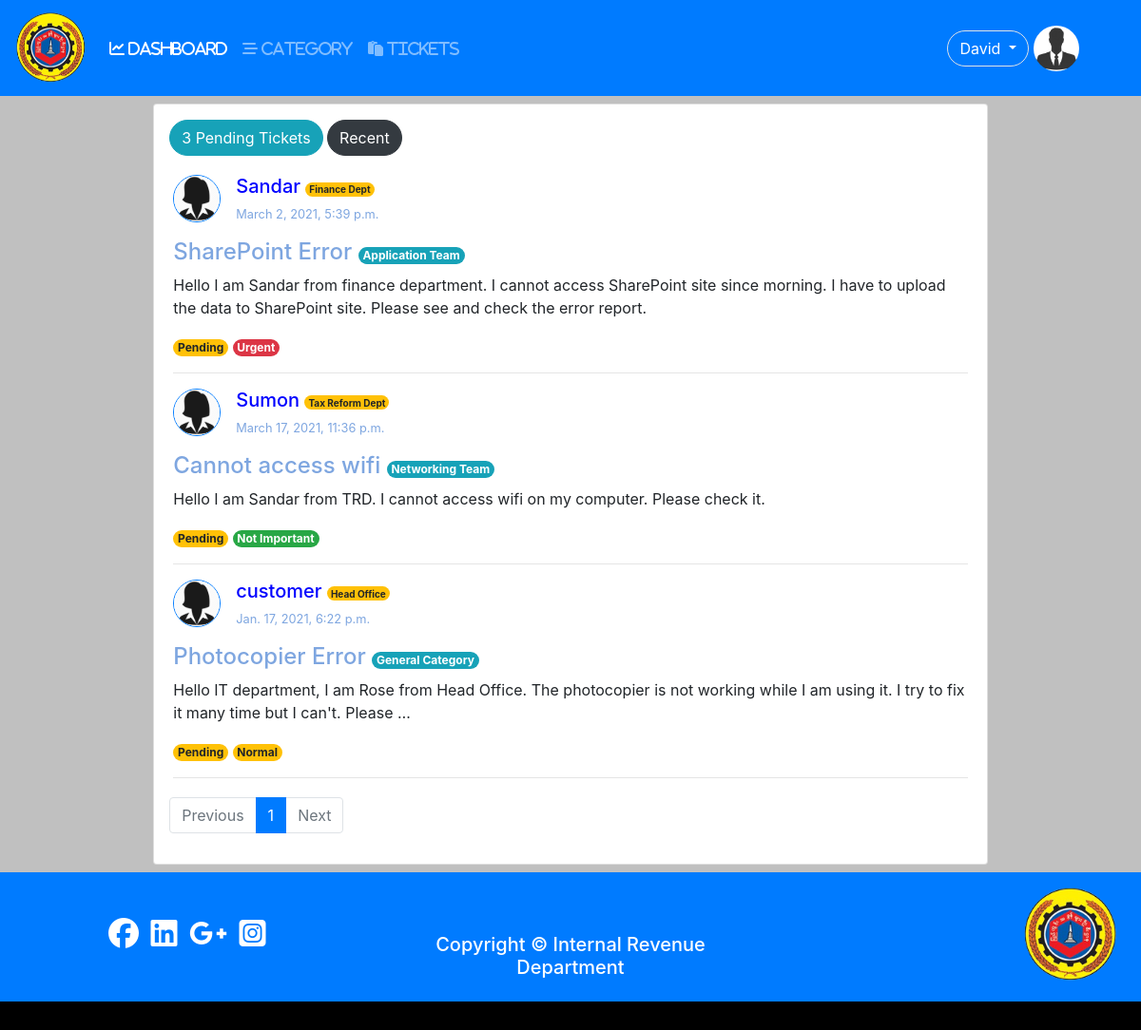
The app's page /status/pending (signed in) with its own data.
### user/models.py (models this page shows, shortened)
class Profile(models.Model):#User
	user = models.OneToOneField(settings.AUTH_USER_MODEL,on_delete=models.CASCADE);
	photo = models.ImageField(null=True,blank=True,default='default.jpg');
	birthday = models.DateField(null=True,blank=True);
	phone = models.CharField(max_length=20,null=True,blank=True);
	address = models.TextField(null=True,blank=True);
	category = models.ForeignKey(Category,on_delete=models.CASCADE,blank=True,null=True);
	GENDER = (
				('other','Other'), # (Key,value)
				('male','Male'),
				('female','Female')
			);
	gender = models.CharField(max_length=100,choices = GENDER,default='other');

### tickets/models.py (models this page shows, shortened)
class Tickets(models.Model):
	user = models.ForeignKey(User,on_delete=models.CASCADE);
	category = models.ForeignKey(Category,on_delete=models.CASCADE,blank=True,null=True);
	name = models.CharField(max_length = 200);
	subject = models.CharField(max_length = 300);
	description = models.TextField();
	attachment = models.FileField(upload_to = "tickets/files/",null=True,blank=True);
	STATUS_CHOICES = (
						('Open','open'), # (Key,value)
						('Pending','pending'),
						('Closed','closed')
					 );
	SET_PRIORITY = (
					('critical','Critical'),
					('urgent','Urgent'),
					('normal','Normal'),
					('not_important','Not Important'),
				   );
	status = models.CharField(max_length=100,choices=STATUS_CHOICES,default='Open');
	priority = models.CharField(max_length=100,choices= SET_PRIORITY,default = 'not_important');
	created = models.DateTimeField(auto_now_add =True);
	updated = models.DateTimeField(auto_now = True);

class Category(models.Model):
	name = models.CharField(max_length=150);
	slug = models.SlugField(max_length=150,unique=True);
	def __str__(self):
		return self.name;

### tickets/views.py (the view)
# urls.py: path('status/<str:status>',views.status_view,name='status-view'),
@login_required
def status_view(request,status):
	if status == 'recent':
		return redirect('dashboard');
	tickets = Tickets.objects.filter(status = status.capitalize()).order_by('-created');
	if not request.user.is_superuser and not request.user.is_staff:
		tickets = tickets.filter(user= request.user).order_by('-created');
	number = 0;
	for _ in tickets:
		number = number+1; #tickets.count
	paginator,page_obj,tickets,page = paginated(request,tickets,3);
	return render(request,'tickets/status_view.html',{'tickets':tickets,
													  'status':status,
													  'number':number,
													  'page_obj':page_obj,
													  'dashboard':'active',
													  'paginator':paginator,
													  'page':int(page),
														});

### tickets/views.py (called while the page is built)
def paginated(request,objects,number):
	paginator = Paginator(objects,number);
	try:
		page = request.GET.get('page'); # page no variable
		page_obj =paginator.get_page(page);
		objects = paginator.page(page);
	except PageNotAnInteger:
		page = 1;
		page_obj = paginator.get_page(1);
		objects = paginator.page(1);
	return paginator,page_obj,objects,page;

### tickets/templates/tickets/status_view.html
{% extends 'user/base.html' %}
{% block content %}
<div class="d-flex justify-content-center">
	<div class="card m-2 p-3 w-75">
<div>
{% if status == 'open' %}
<div class="btn btn-danger rounded-pill">{{number}} Open Tickets</div>
{% elif status == 'pending' %}
<div class="btn btn-info rounded-pill">{{number}} Pending Tickets</div>
{% else %}
<div class="btn btn-success rounded-pill">{{number}} Closed Tickets</div>
{% endif %}
<a href="/status/recent" class="btn btn-dark rounded-pill">Recent</a>
</div>
{% include 'tickets/tickets_list.html' %}
{% include 'tickets/paginator.html' %}
</div>
</div>
{% endblock %}

### user/templates/user/naviation.html (shortened to what this page needs)
  <nav class="navbar navbar-expand-lg navbar-dark bg-primary">
  {% load static %}
  <a class="navbar-brand" href="{% url 'dashboard' %}">
    <img src="{% static 'pictures/logo1_no_background.png' %}"
    width="75" height="75"
    class="animate__animated animate__flipInX"
    >
  </a>
  <div class="collapse navbar-collapse" id="navbarNavDropdown">
    <ul class="navbar-nav">
      <li class="nav-item {{dashboard}}">
        <a class="nav-link" href="{% url 'dashboard'%}"><i class="fas fa-chart-line"> DASHBOARD</i><span class="sr-only">(current)</span></a>
      </li>
      {% if user.is_superuser or user.is_staff %}
        <li class="nav-item {{category}}">
          <a class="nav-link" href="{% url 'new-category' %}"><i class="fas fa-stream"> CATEGORY</i></a>
        </li>
        <li class="nav-item {{nav_ticket}}">
          <a class="nav-link" href="{% url 'tickets' %}"><i class="fas fa-paste"> TICKETS</i></a>
        </li>
          {% endif %}
    </ul>
  </div>
        <div class="btn-group">
            <button type="button" class="btn btn-primary border rounded-pill m-1 dropdown-toggle" data-toggle="dropdown" aria-haspopup="true" aria-expanded="false">
              {{user.username}}
            </button>
          </div>
          <img src = '{{user.profile.photo.url}}' class="rounded-circle border border-primary mr-5" style="width:50px; height:50px;">
</nav>

### tickets/templates/tickets/tickets_list.html
<div class="mt-3 p-1">
{% for ticket in tickets %}
	<div style="
		display: inline-flex;
	"
	>
		<div>
			<img src="{{ticket.user.profile.photo.url}}" alt="profile"
			width="50" height="50"
			class="border border-primary rounded-circle mr-3"
			>
		</div>
		<div>
			<h5 style="color: blue;">{{ticket.user.username}}
				<span class="badge badge-warning rounded-pill"
					style="font-size: 0.5em;"
				>{{ticket.name}}</span>
			</h5>
			<p style="font-size: 0.8em;color: #7EA6E0;">{{ticket.updated}}</p>
		</div>
	</div>
	<a href="{% url 'ticket-detail' id=ticket.id %}"><h4 style="color: #7EA6E0">{{ticket.subject}}
		{% if request.user.is_superuser or request.user.is_staff %}
		<span
			class = "badge badge-info rounded-pill"
			style = "font-size: 0.5em;"
		>{{ticket.category}}
		</span>
		{% endif %}
	</h4>
	</a>
	<p>{{ticket.description|truncatewords:30 }}</p>
	{% if ticket.status == 'Open' %}
		<div class="badge badge-primary rounded-pill">Open</div>
		{% include 'tickets/priority.html' %}
	{% elif ticket.status == 'Pending' %}
		<div  class="badge badge-warning rounded-pill">Pending</div>
		{% include 'tickets/priority.html' %}
	{% else %}
		<div  class="badge badge-danger rounded-pill">Closed</div>
		{% include 'tickets/priority.html' %}
	{% endif %}
	<hr>
{% endfor %}
</div>

### tickets/templates/tickets/priority.html
	{% if ticket.priority == 'critical' %}
		<div class="badge badge-primary rounded-pill">Critical</div>
	{% elif ticket.priority == 'urgent' %}
		<div class="badge badge-danger rounded-pill">Urgent</div>
	{% elif ticket.priority == 'normal'  %}
		<div class="badge badge-warning rounded-pill"> Normal</div>
	{% else %}
		<div class="badge badge-success rounded-pill">Not Important</div>
	{% endif %}

### user/static/css/style.css (style rules this page uses)
body,html { margin: 0; width: 100%; height: 100%; }

### records on screen
Tickets: user.profile.photo (placeholder picture), user.username "Sandar", name "Finance Dept", updated "March 2, 2021, 5:39 p.m.", subject "SharePoint Error", category "Application Team", description "Hello I am Sandar from finance department. I cannot access SharePoint site since morning. I have to upload the data to SharePoint site. Please see and check the error report.", status "Pending"
Tickets: user.profile.photo (placeholder picture), user.username "Sumon", name "Tax Reform Dept", updated "March 17, 2021, 11:36 p.m.", subject "Cannot access wifi", category "Networking Team", description "Hello I am Sandar from TRD. I cannot access wifi on my computer. Please check it.", status "Pending"
Tickets: user.profile.photo (placeholder picture), user.username "customer", name "Head Office", updated "Jan. 17, 2021, 6:22 p.m.", subject "Photocopier Error", category "General Category", description "Hello IT department, I am Rose from Head Office. The photocopier is not working while I am using it. I try to fix it many time but I can't. Please …", status "Pending"

### other values on screen
{{ user.username }} "David"
{{ number }} "3"
{{ pg }} "1"
